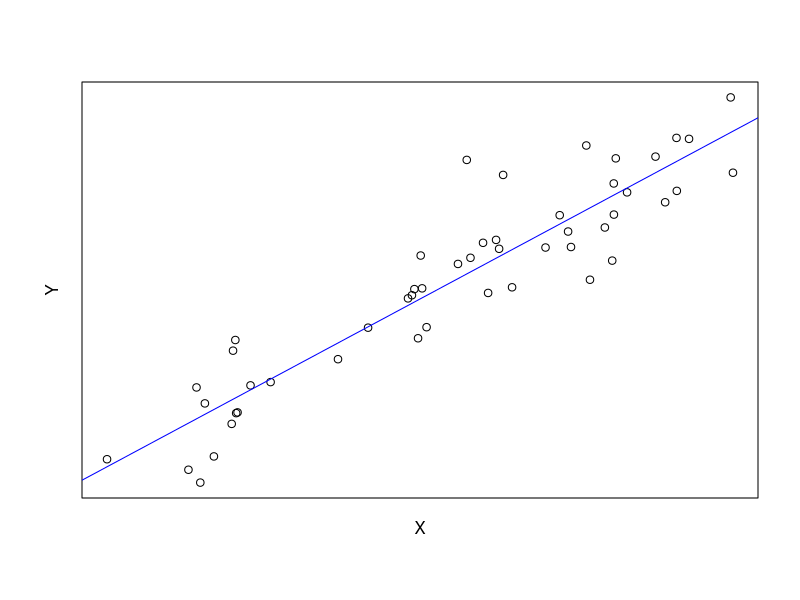

The R source for this figure: (Note: this script raises an error after producing the figure.)
## ---- chunk 1
x <- rnorm(n=50, mean=10, sd=5)
y <- rnorm(n=50, mean=1, sd=1)
points <- matrix(c(x, y), ncol=2) %*% 
  matrix(c(1, -1, 1, 1), ncol=2)
par(mgp=c(1,0,0))
plot(points, xlab='X', ylab='Y', xaxt='n', yaxt='n')
abline(lm(X2~X1, data=data.frame(points)), col="blue")
## ---- chunk 2
# Return principal eigenvector of a symmetric matrix M. 
#   Iterate until convergence.
principal_eigenvector <- function(M) {
  x <- matrix(rep(1, ncol(M)))
  for (i in 1:100) {
    Mx <- M %*% x
    x1 <- Mx / sqrt(sum(Mx^2))
    if (sqrt(sum((x - x1)^2)) < 1e-5) {
      return(x1)
    } else {
      x <- x1
    }
  }
  return(x1)
}

# Return eigenvalue corresponding to an eigenvector
eigenvalue <- function(M, egnvector) {
  return((t(egnvector) %*% M %*% egnvector)[1])
}

# Modify matrix M to 'remove' the principal eigenvector
transform <- function(M, egnvalue, egnvector) {
  return (M - (egnvalue * egnvector %*% t(egnvector)))
}

# Return a matrix whose first column is the principal
#   eigenvector, second column is the eigenvector 
#   corresponding to the second highest eigenvalue, and so on.
eigenmatrix <- function(M) {
  em <- matrix(nrow=ncol(M), ncol=ncol(M))
  for (column in 1:ncol(M)) {
    egnvec <- principal_eigenvector(M)
    egnval <- eigenvalue(M, egnvec)
    # when eigenvalue is 0, eigenvector is undefined
    if (egnval < 1e-5) {
      em <- em[, -ncol(em)]
    } else {
      em[, column] <- egnvec
    }
    M <- transform(M, egnval, egnvec)
  }
  return(em)
}
## ---- chunk 3
library(rio)
url <- paste0('https://www.epa.gov/sites/production/files/2018-08/',
              'nata2014v2_national_resphi_by_tract_poll.xlsx')
pollutants <- rio::import(file = url, which = 1)
# Remove rows with aggregated data and text data
pollutants <- pollutants[substr(pollutants$FIPS, 3, 5) != '000', -c(1:7)]
pollutants[1:5, c(14:17)] # print few variables (for illustration)
## ---- chunk 4
dim(pollutants) # dimensions 
## ---- chunk 5
# Create a matrix of variables (pollutants) in columns, and scale values
M <- data.matrix(scale(pollutants))
## ---- chunk 6
E <- eigenmatrix(t(M) %*% M)
(t(E) %*% E)[1:5, 1:5] # print first five columns and rows (for illustration)
## ---- chunk 7
Mt <- M %*% E
variances <- sapply(1:ncol(Mt), function(x) var(Mt[, x]))
plot(1:ncol(M), variances,
     xlab='Principal component (column number)', 
     ylab='Variance')
## ---- chunk 8
plot(1:ncol(M), variances/sum(variances),
     xlab='Principal component (column number)', 
     ylab='Proportion of variance explained')
